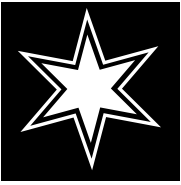
#> input picture star.png, 181 x 185 px
$ python erosion.py
#> lines starting #> are read from the running program, lines starting #| are printed output that depends on the picture
import numpy as np
import cv2

#Cargar la mascara
imagen = cv2.imread('star.png',0)
#> imagen is the input picture: shape (185, 181); min 0, max 255, mean 53.9

#Crear un kernel de '1' de 3x3
kernel = np.ones((3,3),np.uint8)

#Se aplica la transformacion: Erode
transformacion = cv2.erode(imagen,kernel,iterations = 1)
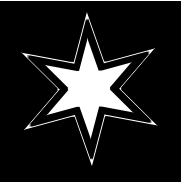
#> transformacion: shape (185, 181); min 0, max 255, mean 32.6

#Mostrar el resultado y salir
cv2.imshow('original',imagen)
cv2.imshow('resultado',transformacion)
cv2.waitKey(0)
cv2.destroyAllWindows()
